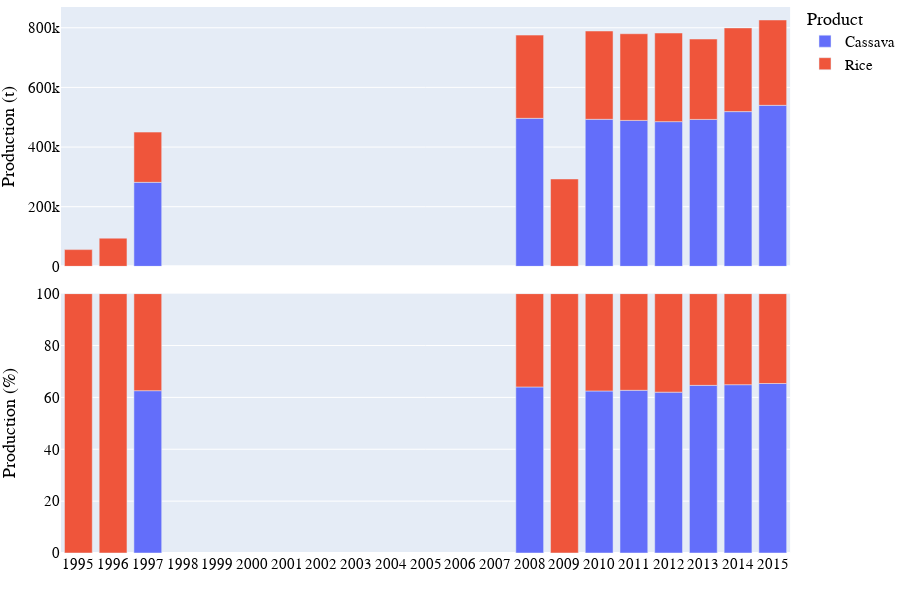

Notebook code for this chart:
### Markdown cell above
# Visualization of production data

### Code cell
# Bar chart of national crop production
country_iso, country_name = 'LR', 'Liberia'
df = pd.read_csv('../data/crop/adm_crop_production_%s.csv' % country_iso, index_col=0)
df['year'] = df['harvest_year']
year = [df['year'].min(), df['year'].max()]
product_order = ['Cassava', 'Rice']
for season_name in ['Main']:
    footnote = 'National crop production in %s - %s' % (country_name, season_name)
    fn_save = '../figures/%s_bar_natgrainprod_%s.png' % (country_iso, season_name)
    sub = df[df['season_name'] == season_name]
    fig = PlotBarProduction(sub, year, product_order, footnote, fn_save)
    fig.show()

### Figure 1 — Plotly figure (JSON) as saved in the notebook; plotly's stock layout.template omitted (floating-point values rounded to 4 significant figures)
{"data": [{"alignmentgroup": "True", "hovertemplate": "product=Cassava<br>season_name=Main<br>type=orig_unit<br>year=%{x}<br>value=%{y}<extra></extra>", "legendgroup": "Cassava", "marker": {"color": "#636efa", "pattern": {"shape": ""}}, "name": "Cassava", "offsetgroup": "Cassava", "orientation": "v", "showlegend": true, "textposition": "auto", "type": "bar", "x": [1997, 2008, 2010, 2011, 2012, 2013, 2014, 2015], "xaxis": "x2", "y": [281710, 496290, 493000, 489270, 485190, 492620, 518830, 539880], "yaxis": "y2"}, {"alignmentgroup": "True", "hovertemplate": "product=Cassava<br>season_name=Main<br>type=percent<br>year=%{x}<br>value=%{y}<extra></extra>", "legendgroup": "Cassava", "marker": {"color": "#636efa", "pattern": {"shape": ""}}, "name": "Cassava", "offsetgroup": "Cassava", "orientation": "v", "showlegend": false, "textposition": "auto", "type": "bar", "x": [1997, 2008, 2010, 2011, 2012, 2013, 2014, 2015], "xaxis": "x", "y": [62.59, 64.01, 62.48, 62.73, 62.01, 64.63, 64.9, 65.35], "yaxis": "y"}, {"alignmentgroup": "True", "hovertemplate": "product=Rice<br>season_name=Main<br>type=orig_unit<br>year=%{x}<br>value=%{y}<extra></extra>", "legendgroup": "Rice", "marker": {"color": "#EF553B", "pattern": {"shape": ""}}, "name": "Rice", "offsetgroup": "Rice", "orientation": "v", "showlegend": true, "textposition": "auto", "type": "bar", "x": [1995, 1996, 1997, 2008, 2009, 2010, 2011, 2012, 2013, 2014, 2015], "xaxis": "x2", "y": [56100, 94500, 168390, 279000, 293000, 296090, 290650, 297190, 269550, 280600, 286200], "yaxis": "y2"}, {"alignmentgroup": "True", "hovertemplate": "product=Rice<br>season_name=Main<br>type=percent<br>year=%{x}<br>value=%{y}<extra></extra>", "legendgroup": "Rice", "marker": {"color": "#EF553B", "pattern": {"shape": ""}}, "name": "Rice", "offsetgroup": "Rice", "orientation": "v", "showlegend": false, "textposition": "auto", "type": "bar", "x": [1995, 1996, 1997, 2008, 2009, 2010, 2011, 2012, 2013, 2014, 2015], "xaxis": "x", "y": [100, 100, 37.41, 35.99, 100, 37.52, 37.27, 37.99, 35.37, 35.1, 34.65], "yaxis": "y"}], "layout": {"annotations": [{"showarrow": false, "text": "", "textangle": 90, "x": 0.98, "xanchor": "left", "xref": "paper", "y": 0.2375, "yanchor": "middle", "yref": "paper"}, {"showarrow": false, "text": "", "textangle": 90, "x": 0.98, "xanchor": "left", "xref": "paper", "y": 0.7625, "yanchor": "middle", "yref": "paper"}, {"align": "left", "font": {"color": "dimgrey", "family": "arial", "size": 15}, "showarrow": false, "text": "National crop production in Liberia - Main", "x": 0, "xref": "paper", "y": -0.13, "yref": "paper"}], "barmode": "relative", "font": {"color": "black", "family": "arial", "size": 15}, "height": 600, "legend": {"title": {"text": "Product"}, "tracegroupgap": 0, "x": 1, "y": 1.01}, "margin": {"b": 0, "l": 0, "r": 0, "t": 0}, "width": 900, "xaxis": {"anchor": "y", "domain": [0, 0.98], "dtick": 1, "range": [1994.0, 2016.0], "title": {"text": ""}}, "xaxis2": {"anchor": "y2", "domain": [0, 0.98], "matches": "x", "showticklabels": false}, "yaxis": {"anchor": "x", "domain": [0, 0.475], "range": [0, 100], "title": {"text": "Production (%)"}}, "yaxis2": {"anchor": "x2", "domain": [0.525, 1], "title": {"text": "Production (t)"}}}}
